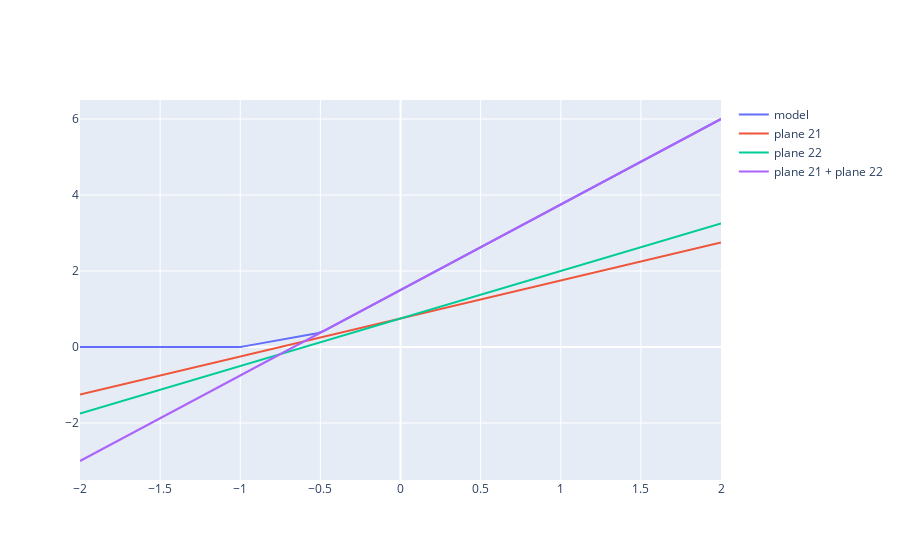

Notebook code cell kept with this figure:
### Code cell
fig = go.Figure()

fig.add_trace(
    go.Scatter(
        x = X,
        y = Y,
        name = 'model'
    )
)

# fig.add_trace(
#     go.Scatter(
#         x = X,
#         y = Y11,
#         name = 'plane 11'
#     )
# )

# fig.add_trace(
#     go.Scatter(
#         x = X,
#         y = Y12,
#         name = 'plane 12'
#     )
# )

fig.add_trace(
    go.Scatter(
        x = X,
        y = Y21,
        name = 'plane 21'
    )
)

fig.add_trace(
    go.Scatter(
        x = X,
        y = Y22,
        name = 'plane 22'
    )
)

fig.add_trace(
    go.Scatter(
        x = X,
        y = Y21 + Y22,
        name = 'plane 21 + plane 22'
    )
)

fig.show()
